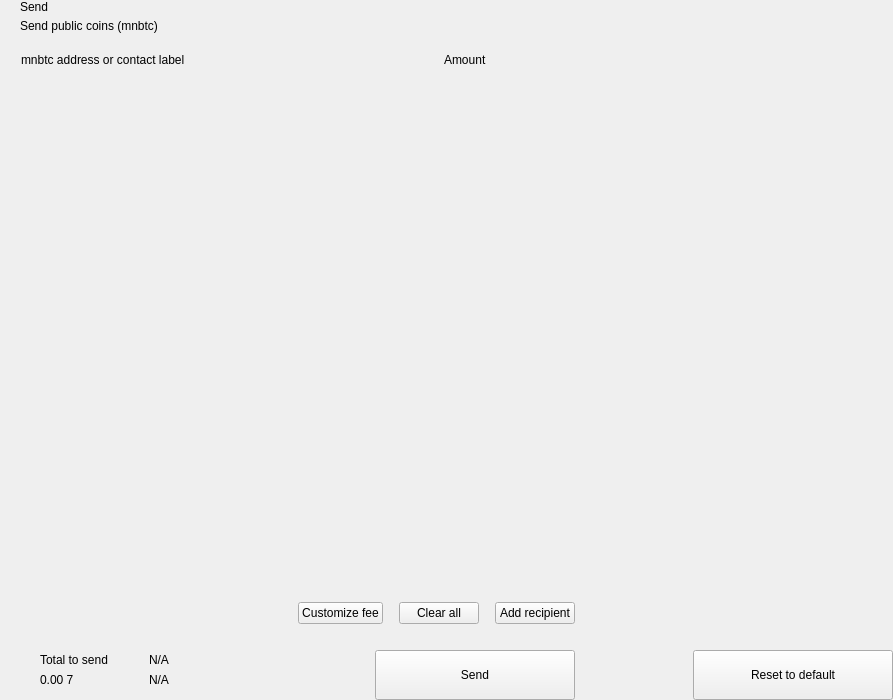
<?xml version="1.0" encoding="UTF-8"?>
<ui version="4.0">
 <class>send</class>
 <widget class="QWidget" name="send">
  <property name="geometry">
   <rect>
    <x>0</x>
    <y>0</y>
    <width>893</width>
    <height>700</height>
   </rect>
  </property>
  <property name="windowTitle">
   <string>Form</string>
  </property>
  <layout class="QHBoxLayout" name="horizontalLayout_2" stretch="2,1">
   <property name="spacing">
    <number>0</number>
   </property>
   <property name="leftMargin">
    <number>0</number>
   </property>
   <property name="topMargin">
    <number>0</number>
   </property>
   <property name="rightMargin">
    <number>0</number>
   </property>
   <property name="bottomMargin">
    <number>0</number>
   </property>
   <item>
    <widget class="QWidget" name="left" native="true">
     <layout class="QVBoxLayout" name="verticalLayout_3">
      <property name="spacing">
       <number>0</number>
      </property>
      <property name="leftMargin">
       <number>0</number>
      </property>
      <property name="topMargin">
       <number>0</number>
      </property>
      <property name="rightMargin">
       <number>0</number>
      </property>
      <property name="bottomMargin">
       <number>0</number>
      </property>
      <item>
       <layout class="QVBoxLayout" name="verticalLayout_22" stretch="0,0,0,1,0,0,0,0">
        <property name="spacing">
         <number>0</number>
        </property>
        <item>
         <layout class="QHBoxLayout" name="horizontalLayout_3">
          <property name="spacing">
           <number>0</number>
          </property>
          <property name="leftMargin">
           <number>20</number>
          </property>
          <property name="rightMargin">
           <number>20</number>
          </property>
          <item>
           <layout class="QVBoxLayout" name="verticalLayout">
            <property name="spacing">
             <number>5</number>
            </property>
            <item>
             <widget class="QLabel" name="labelTitle">
              <property name="text">
               <string>Send</string>
              </property>
              <property name="alignment">
               <set>Qt::AlignLeading|Qt::AlignLeft|Qt::AlignVCenter</set>
              </property>
             </widget>
            </item>
            <item>
             <widget class="QLabel" name="labelSubtitle1">
              <property name="text">
               <string>Send public coins (mnbtc)</string>
              </property>
             </widget>
            </item>
           </layout>
          </item>
          <item>
           <spacer name="horizontalSpacer">
            <property name="orientation">
             <enum>Qt::Horizontal</enum>
            </property>
            <property name="sizeHint" stdset="0">
             <size>
              <width>40</width>
              <height>20</height>
             </size>
            </property>
           </spacer>
          </item>
         </layout>
        </item>
        <item>
         <spacer name="verticalSpacer_2">
          <property name="orientation">
           <enum>Qt::Vertical</enum>
          </property>
          <property name="sizeType">
           <enum>QSizePolicy::Fixed</enum>
          </property>
          <property name="sizeHint" stdset="0">
           <size>
            <width>20</width>
            <height>20</height>
           </size>
          </property>
         </spacer>
        </item>
        <item>
         <layout class="QHBoxLayout" name="horizontalLayout" stretch="6,0,2">
          <property name="spacing">
           <number>0</number>
          </property>
          <property name="leftMargin">
           <number>10</number>
          </property>
          <property name="topMargin">
           <number>0</number>
          </property>
          <property name="rightMargin">
           <number>20</number>
          </property>
          <property name="bottomMargin">
           <number>0</number>
          </property>
          <item>
           <widget class="QLabel" name="labelSubtitleAddress">
            <property name="styleSheet">
             <string notr="true">margin-left:8px;</string>
            </property>
            <property name="text">
             <string>mnbtc address or contact label</string>
            </property>
           </widget>
          </item>
          <item>
           <spacer name="horizontalSpacer_3">
            <property name="orientation">
             <enum>Qt::Horizontal</enum>
            </property>
            <property name="sizeType">
             <enum>QSizePolicy::Fixed</enum>
            </property>
            <property name="sizeHint" stdset="0">
             <size>
              <width>40</width>
              <height>1</height>
             </size>
            </property>
           </spacer>
          </item>
          <item>
           <widget class="QLabel" name="labelSubtitleAmount">
            <property name="text">
             <string>Amount</string>
            </property>
           </widget>
          </item>
         </layout>
        </item>
        <item>
         <widget class="QScrollArea" name="scrollArea">
          <property name="minimumSize">
           <size>
            <width>0</width>
            <height>350</height>
           </size>
          </property>
          <property name="styleSheet">
           <string notr="true">#scrollArea {
            background:transparent;
            margin-top:10px;
}</string>
          </property>
          <property name="horizontalScrollBarPolicy">
           <enum>Qt::ScrollBarAlwaysOff</enum>
          </property>
          <property name="sizeAdjustPolicy">
           <enum>QAbstractScrollArea::AdjustIgnored</enum>
          </property>
          <property name="widgetResizable">
           <bool>true</bool>
          </property>
          <property name="alignment">
           <set>Qt::AlignLeading|Qt::AlignLeft|Qt::AlignTop</set>
          </property>
          <widget class="QWidget" name="scrollAreaWidgetContents">
           <property name="geometry">
            <rect>
             <x>0</x>
             <y>0</y>
             <width>591</width>
             <height>16</height>
            </rect>
           </property>
           <property name="sizePolicy">
            <sizepolicy hsizetype="Preferred" vsizetype="Maximum">
             <horstretch>0</horstretch>
             <verstretch>0</verstretch>
            </sizepolicy>
           </property>
           <property name="autoFillBackground">
            <bool>false</bool>
           </property>
           <property name="styleSheet">
            <string notr="true">#scrollAreaWidgetContents {
             background:transparent;
             }</string>
           </property>
           <layout class="QVBoxLayout" name="verticalLayout_7">
            <property name="spacing">
             <number>0</number>
            </property>
            <property name="sizeConstraint">
             <enum>QLayout::SetDefaultConstraint</enum>
            </property>
            <property name="leftMargin">
             <number>0</number>
            </property>
            <property name="topMargin">
             <number>0</number>
            </property>
            <property name="rightMargin">
             <number>0</number>
            </property>
            <property name="bottomMargin">
             <number>0</number>
            </property>
           </layout>
          </widget>
         </widget>
        </item>
        <item>
         <spacer name="verticalSpacer_4">
          <property name="orientation">
           <enum>Qt::Vertical</enum>
          </property>
          <property name="sizeType">
           <enum>QSizePolicy::Fixed</enum>
          </property>
          <property name="sizeHint" stdset="0">
           <size>
            <width>20</width>
            <height>20</height>
           </size>
          </property>
         </spacer>
        </item>
        <item>
         <layout class="QHBoxLayout" name="horizontalLayout_20">
          <property name="spacing">
           <number>6</number>
          </property>
          <property name="leftMargin">
           <number>20</number>
          </property>
          <property name="rightMargin">
           <number>20</number>
          </property>
          <item>
           <spacer name="horizontalSpacer_4">
            <property name="orientation">
             <enum>Qt::Horizontal</enum>
            </property>
            <property name="sizeHint" stdset="0">
             <size>
              <width>10</width>
              <height>20</height>
             </size>
            </property>
           </spacer>
          </item>
          <item>
           <widget class="QPushButton" name="pushButtonFee">
            <property name="focusPolicy">
             <enum>Qt::NoFocus</enum>
            </property>
            <property name="text">
             <string>Customize fee</string>
            </property>
           </widget>
          </item>
          <item>
           <spacer name="horizontalSpacer_11">
            <property name="orientation">
             <enum>Qt::Horizontal</enum>
            </property>
            <property name="sizeType">
             <enum>QSizePolicy::Minimum</enum>
            </property>
            <property name="sizeHint" stdset="0">
             <size>
              <width>10</width>
              <height>20</height>
             </size>
            </property>
           </spacer>
          </item>
          <item>
           <widget class="QPushButton" name="pushButtonClear">
            <property name="focusPolicy">
             <enum>Qt::NoFocus</enum>
            </property>
            <property name="layoutDirection">
             <enum>Qt::RightToLeft</enum>
            </property>
            <property name="text">
             <string>Clear all</string>
            </property>
           </widget>
          </item>
          <item>
           <spacer name="horizontalSpacer_6">
            <property name="orientation">
             <enum>Qt::Horizontal</enum>
            </property>
            <property name="sizeType">
             <enum>QSizePolicy::Fixed</enum>
            </property>
            <property name="sizeHint" stdset="0">
             <size>
              <width>10</width>
              <height>20</height>
             </size>
            </property>
           </spacer>
          </item>
          <item>
           <widget class="QPushButton" name="pushButtonAddRecipient">
            <property name="focusPolicy">
             <enum>Qt::NoFocus</enum>
            </property>
            <property name="text">
             <string>Add recipient</string>
            </property>
           </widget>
          </item>
         </layout>
        </item>
        <item>
         <spacer name="verticalSpacer">
          <property name="orientation">
           <enum>Qt::Vertical</enum>
          </property>
          <property name="sizeType">
           <enum>QSizePolicy::Fixed</enum>
          </property>
          <property name="sizeHint" stdset="0">
           <size>
            <width>20</width>
            <height>16</height>
           </size>
          </property>
         </spacer>
        </item>
        <item>
         <layout class="QHBoxLayout" name="horizontalLayout_7">
          <property name="rightMargin">
           <number>20</number>
          </property>
          <item>
           <layout class="QHBoxLayout" name="horizontalLayout_10">
            <property name="spacing">
             <number>0</number>
            </property>
            <property name="leftMargin">
             <number>8</number>
            </property>
            <item>
             <widget class="QStackedWidget" name="stackedWidget">
              <property name="minimumSize">
               <size>
                <width>0</width>
                <height>60</height>
               </size>
              </property>
              <property name="maximumSize">
               <size>
                <width>16777215</width>
                <height>60</height>
               </size>
              </property>
              <widget class="QWidget" name="page1">
               <layout class="QVBoxLayout" name="verticalLayout_71" stretch="0">
                <property name="spacing">
                 <number>6</number>
                </property>
                <property name="leftMargin">
                 <number>12</number>
                </property>
                <property name="topMargin">
                 <number>0</number>
                </property>
                <property name="rightMargin">
                 <number>0</number>
                </property>
                <property name="bottomMargin">
                 <number>0</number>
                </property>
                <item>
                 <widget class="QWidget" name="coinWidget" native="true">
                  <property name="minimumSize">
                   <size>
                    <width>0</width>
                    <height>60</height>
                   </size>
                  </property>
                  <property name="maximumSize">
                   <size>
                    <width>16777215</width>
                    <height>60</height>
                   </size>
                  </property>
                  <layout class="QHBoxLayout" name="horizontalLayout_9">
                   <property name="spacing">
                    <number>0</number>
                   </property>
                   <property name="leftMargin">
                    <number>20</number>
                   </property>
                   <property name="topMargin">
                    <number>10</number>
                   </property>
                   <property name="rightMargin">
                    <number>20</number>
                   </property>
                   <property name="bottomMargin">
                    <number>10</number>
                   </property>
                   <item>
                    <layout class="QVBoxLayout" name="verticalSend">
                     <property name="spacing">
                      <number>0</number>
                     </property>
                     <item>
                      <widget class="QLabel" name="labelTitleTotalSend">
                       <property name="text">
                        <string>Total to send</string>
                       </property>
                      </widget>
                     </item>
                     <item>
                      <widget class="QLabel" name="labelAmountSend">
                       <property name="text">
                        <string notr="true">0.00 7</string>
                       </property>
                      </widget>
                     </item>
                    </layout>
                   </item>
                   <item>
                    <spacer name="horizontalSpacer_9">
                     <property name="orientation">
                      <enum>Qt::Horizontal</enum>
                     </property>
                     <property name="sizeType">
                      <enum>QSizePolicy::Fixed</enum>
                     </property>
                     <property name="sizeHint" stdset="0">
                      <size>
                       <width>20</width>
                       <height>20</height>
                      </size>
                     </property>
                    </spacer>
                   </item>
                   <item>
                    <widget class="QLabel" name="labelLine">
                     <property name="minimumSize">
                      <size>
                       <width>1</width>
                       <height>0</height>
                      </size>
                     </property>
                     <property name="maximumSize">
                      <size>
                       <width>1</width>
                       <height>16777215</height>
                      </size>
                     </property>
                     <property name="text">
                      <string/>
                     </property>
                    </widget>
                   </item>
                   <item>
                    <spacer name="horizontalSpacer_10">
                     <property name="orientation">
                      <enum>Qt::Horizontal</enum>
                     </property>
                     <property name="sizeType">
                      <enum>QSizePolicy::Fixed</enum>
                     </property>
                     <property name="sizeHint" stdset="0">
                      <size>
                       <width>20</width>
                       <height>20</height>
                      </size>
                     </property>
                    </spacer>
                   </item>
                   <item>
                    <layout class="QVBoxLayout" name="verticalRemaining">
                     <property name="spacing">
                      <number>0</number>
                     </property>
                     <item>
                      <widget class="QLabel" name="labelTitleTotalRemaining">
                       <property name="text">
                        <string notr="true">N/A</string>
                       </property>
                      </widget>
                     </item>
                     <item>
                      <widget class="QLabel" name="labelAmountRemaining">
                       <property name="text">
                        <string notr="true">N/A</string>
                       </property>
                      </widget>
                     </item>
                    </layout>
                   </item>
                  </layout>
                 </widget>
                </item>
               </layout>
              </widget>
              <widget class="QWidget" name="page_2"/>
             </widget>
            </item>
           </layout>
          </item>
          <item>
           <spacer name="horizontalSpacer_5">
            <property name="orientation">
             <enum>Qt::Horizontal</enum>
            </property>
            <property name="sizeType">
             <enum>QSizePolicy::Expanding</enum>
            </property>
            <property name="sizeHint" stdset="0">
             <size>
              <width>40</width>
              <height>20</height>
             </size>
            </property>
           </spacer>
          </item>
          <item alignment="Qt::AlignBottom">
           <widget class="QPushButton" name="pushButtonSave">
            <property name="minimumSize">
             <size>
              <width>200</width>
              <height>50</height>
             </size>
            </property>
            <property name="maximumSize">
             <size>
              <width>200</width>
              <height>50</height>
             </size>
            </property>
            <property name="focusPolicy">
             <enum>Qt::NoFocus</enum>
            </property>
            <property name="text">
             <string>Send</string>
            </property>
           </widget>
          </item>
         </layout>
        </item>
       </layout>
      </item>
     </layout>
    </widget>
   </item>
   <item>
    <widget class="QWidget" name="right" native="true">
     <layout class="QVBoxLayout" name="verticalLayout_5">
      <property name="leftMargin">
       <number>0</number>
      </property>
      <property name="topMargin">
       <number>0</number>
      </property>
      <property name="rightMargin">
       <number>0</number>
      </property>
      <property name="bottomMargin">
       <number>0</number>
      </property>
      <item>
       <layout class="QVBoxLayout" name="verticalLayout_4">
        <property name="spacing">
         <number>6</number>
        </property>
        <item>
         <widget class="OptionButton" name="btnCoinControl" native="true">
          <property name="minimumSize">
           <size>
            <width>0</width>
            <height>50</height>
           </size>
          </property>
         </widget>
        </item>
        <item>
         <widget class="OptionButton" name="btnChangeAddress" native="true">
          <property name="minimumSize">
           <size>
            <width>0</width>
            <height>50</height>
           </size>
          </property>
         </widget>
        </item>
        <item>
         <widget class="OptionButton" name="btnUri" native="true">
          <property name="minimumSize">
           <size>
            <width>0</width>
            <height>50</height>
           </size>
          </property>
         </widget>
        </item>
        <item>
         <spacer name="verticalSpacer_5">
          <property name="orientation">
           <enum>Qt::Vertical</enum>
          </property>
          <property name="sizeHint" stdset="0">
           <size>
            <width>20</width>
            <height>40</height>
           </size>
          </property>
         </spacer>
        </item>
        <item>
         <layout class="QHBoxLayout" name="horizontalLayout_8">
          <item>
           <spacer name="horizontalSpacer_7">
            <property name="orientation">
             <enum>Qt::Horizontal</enum>
            </property>
            <property name="sizeHint" stdset="0">
             <size>
              <width>40</width>
              <height>20</height>
             </size>
            </property>
           </spacer>
          </item>
          <item>
           <widget class="QPushButton" name="pushButtonReset">
            <property name="minimumSize">
             <size>
              <width>200</width>
              <height>50</height>
             </size>
            </property>
            <property name="maximumSize">
             <size>
              <width>200</width>
              <height>50</height>
             </size>
            </property>
            <property name="focusPolicy">
             <enum>Qt::NoFocus</enum>
            </property>
            <property name="text">
             <string>Reset to default</string>
            </property>
           </widget>
          </item>
         </layout>
        </item>
       </layout>
      </item>
     </layout>
    </widget>
   </item>
  </layout>
 </widget>
 <customwidgets>
  <customwidget>
   <class>OptionButton</class>
   <extends>QWidget</extends>
   <header>qt/pivx/optionbutton.h</header>
   <container>1</container>
  </customwidget>
 </customwidgets>
 <resources/>
 <connections/>
</ui>
